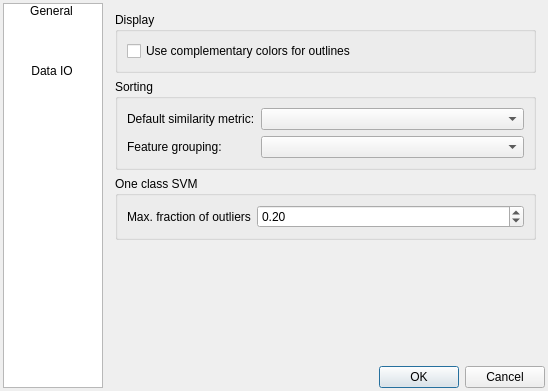
<?xml version="1.0" encoding="UTF-8"?>
<ui version="4.0">
 <class>Dialog</class>
 <widget class="QDialog" name="Dialog">
  <property name="geometry">
   <rect>
    <x>0</x>
    <y>0</y>
    <width>548</width>
    <height>391</height>
   </rect>
  </property>
  <property name="windowTitle">
   <string>Dialog</string>
  </property>
  <layout class="QHBoxLayout" name="horizontalLayout">
   <property name="spacing">
    <number>3</number>
   </property>
   <property name="margin">
    <number>3</number>
   </property>
   <item>
    <widget class="QListWidget" name="listWidget">
     <property name="sizePolicy">
      <sizepolicy hsizetype="Fixed" vsizetype="Expanding">
       <horstretch>0</horstretch>
       <verstretch>0</verstretch>
      </sizepolicy>
     </property>
     <property name="minimumSize">
      <size>
       <width>100</width>
       <height>0</height>
      </size>
     </property>
     <property name="maximumSize">
      <size>
       <width>100</width>
       <height>16777215</height>
      </size>
     </property>
     <property name="horizontalScrollBarPolicy">
      <enum>Qt::ScrollBarAlwaysOff</enum>
     </property>
     <property name="iconSize">
      <size>
       <width>32</width>
       <height>32</height>
      </size>
     </property>
     <property name="movement">
      <enum>QListView::Static</enum>
     </property>
     <property name="flow">
      <enum>QListView::LeftToRight</enum>
     </property>
     <property name="gridSize">
      <size>
       <width>96</width>
       <height>60</height>
      </size>
     </property>
     <property name="viewMode">
      <enum>QListView::IconMode</enum>
     </property>
     <item>
      <property name="text">
       <string>General</string>
      </property>
      <property name="icon">
       <iconset resource="../../qrc/cat_rc.qrc">
        <normaloff>:/annotationtool.png</normaloff>:/annotationtool.png</iconset>
      </property>
     </item>
     <item>
      <property name="text">
       <string>Data IO</string>
      </property>
      <property name="icon">
       <iconset resource="../../qrc/cat_rc.qrc">
        <normaloff>:/hdf5-logo.png</normaloff>:/hdf5-logo.png</iconset>
      </property>
     </item>
    </widget>
   </item>
   <item>
    <layout class="QVBoxLayout" name="vbox">
     <item>
      <widget class="QStackedWidget" name="stack">
       <property name="currentIndex">
        <number>0</number>
       </property>
       <widget class="QWidget" name="general">
        <layout class="QVBoxLayout" name="verticalLayout">
         <item>
          <widget class="QGroupBox" name="groupBox_4">
           <property name="title">
            <string>Display</string>
           </property>
           <layout class="QHBoxLayout" name="horizontalLayout_4">
            <item>
             <widget class="QCheckBox" name="complementary_colors">
              <property name="text">
               <string>Use complementary colors for outlines</string>
              </property>
             </widget>
            </item>
           </layout>
          </widget>
         </item>
         <item>
          <widget class="QGroupBox" name="gbox1">
           <property name="title">
            <string>Sorting</string>
           </property>
           <layout class="QFormLayout" name="formLayout">
            <item row="0" column="0">
             <widget class="QLabel" name="label6">
              <property name="text">
               <string>Default similarity metric:</string>
              </property>
             </widget>
            </item>
            <item row="0" column="1">
             <widget class="QComboBox" name="sort_algorithm"/>
            </item>
            <item row="1" column="0">
             <widget class="QLabel" name="label_4">
              <property name="text">
               <string>Feature grouping:</string>
              </property>
             </widget>
            </item>
            <item row="1" column="1">
             <widget class="QComboBox" name="feature_grouping"/>
            </item>
           </layout>
          </widget>
         </item>
         <item>
          <widget class="QGroupBox" name="gbox2">
           <property name="title">
            <string>One class SVM</string>
           </property>
           <layout class="QFormLayout" name="formLayout_2">
            <item row="0" column="0">
             <widget class="QLabel" name="label5">
              <property name="text">
               <string>Max. fraction of outliers</string>
              </property>
             </widget>
            </item>
            <item row="0" column="1">
             <widget class="QDoubleSpinBox" name="max_frac_outliers">
              <property name="maximum">
               <double>1.000000000000000</double>
              </property>
              <property name="singleStep">
               <double>0.010000000000000</double>
              </property>
              <property name="value">
               <double>0.200000000000000</double>
              </property>
             </widget>
            </item>
           </layout>
          </widget>
         </item>
         <item>
          <spacer name="spacer2">
           <property name="orientation">
            <enum>Qt::Vertical</enum>
           </property>
           <property name="sizeHint" stdset="0">
            <size>
             <width>20</width>
             <height>40</height>
            </size>
           </property>
          </spacer>
         </item>
        </layout>
       </widget>
       <widget class="QWidget" name="data_io">
        <layout class="QVBoxLayout" name="verticalLayout_3">
         <item>
          <widget class="QGroupBox" name="gbox3">
           <property name="title">
            <string>Hdf5 - compression</string>
           </property>
           <layout class="QHBoxLayout" name="horizontalLayout_5">
            <item>
             <widget class="QLabel" name="label2">
              <property name="text">
               <string>Algorithm:</string>
              </property>
             </widget>
            </item>
            <item>
             <widget class="QComboBox" name="hdf_compression"/>
            </item>
            <item>
             <spacer name="horizontalSpacer">
              <property name="orientation">
               <enum>Qt::Horizontal</enum>
              </property>
              <property name="sizeHint" stdset="0">
               <size>
                <width>40</width>
                <height>20</height>
               </size>
              </property>
             </spacer>
            </item>
            <item>
             <widget class="QLabel" name="label3">
              <property name="text">
               <string>Options:</string>
              </property>
             </widget>
            </item>
            <item>
             <widget class="QComboBox" name="hdf_compopts">
              <property name="minimumSize">
               <size>
                <width>30</width>
                <height>0</height>
               </size>
              </property>
             </widget>
            </item>
           </layout>
          </widget>
         </item>
         <item>
          <widget class="QGroupBox" name="gbox4">
           <property name="title">
            <string>Loading</string>
           </property>
           <layout class="QHBoxLayout" name="horizontalLayout_2">
            <item>
             <widget class="QLabel" name="label4">
              <property name="text">
               <string>Limit for interactive loading:</string>
              </property>
             </widget>
            </item>
            <item>
             <widget class="QSpinBox" name="interactive_item_limit">
              <property name="maximum">
               <number>1000000000</number>
              </property>
              <property name="singleStep">
               <number>100</number>
              </property>
              <property name="value">
               <number>5000</number>
              </property>
             </widget>
            </item>
           </layout>
          </widget>
         </item>
         <item>
          <spacer name="spacer1">
           <property name="orientation">
            <enum>Qt::Vertical</enum>
           </property>
           <property name="sizeHint" stdset="0">
            <size>
             <width>20</width>
             <height>40</height>
            </size>
           </property>
          </spacer>
         </item>
        </layout>
       </widget>
      </widget>
     </item>
     <item>
      <widget class="QDialogButtonBox" name="buttonBox">
       <property name="orientation">
        <enum>Qt::Horizontal</enum>
       </property>
       <property name="standardButtons">
        <set>QDialogButtonBox::Cancel|QDialogButtonBox::Ok</set>
       </property>
      </widget>
     </item>
    </layout>
   </item>
  </layout>
 </widget>
 <resources>
  <include location="../../qrc/cat_rc.qrc"/>
 </resources>
 <connections>
  <connection>
   <sender>buttonBox</sender>
   <signal>accepted()</signal>
   <receiver>Dialog</receiver>
   <slot>accept()</slot>
   <hints>
    <hint type="sourcelabel">
     <x>248</x>
     <y>254</y>
    </hint>
    <hint type="destinationlabel">
     <x>157</x>
     <y>274</y>
    </hint>
   </hints>
  </connection>
  <connection>
   <sender>buttonBox</sender>
   <signal>rejected()</signal>
   <receiver>Dialog</receiver>
   <slot>reject()</slot>
   <hints>
    <hint type="sourcelabel">
     <x>316</x>
     <y>260</y>
    </hint>
    <hint type="destinationlabel">
     <x>286</x>
     <y>274</y>
    </hint>
   </hints>
  </connection>
  <connection>
   <sender>listWidget</sender>
   <signal>currentRowChanged(int)</signal>
   <receiver>stack</receiver>
   <slot>setCurrentIndex(int)</slot>
   <hints>
    <hint type="sourcelabel">
     <x>71</x>
     <y>228</y>
    </hint>
    <hint type="destinationlabel">
     <x>396</x>
     <y>228</y>
    </hint>
   </hints>
  </connection>
 </connections>
</ui>
